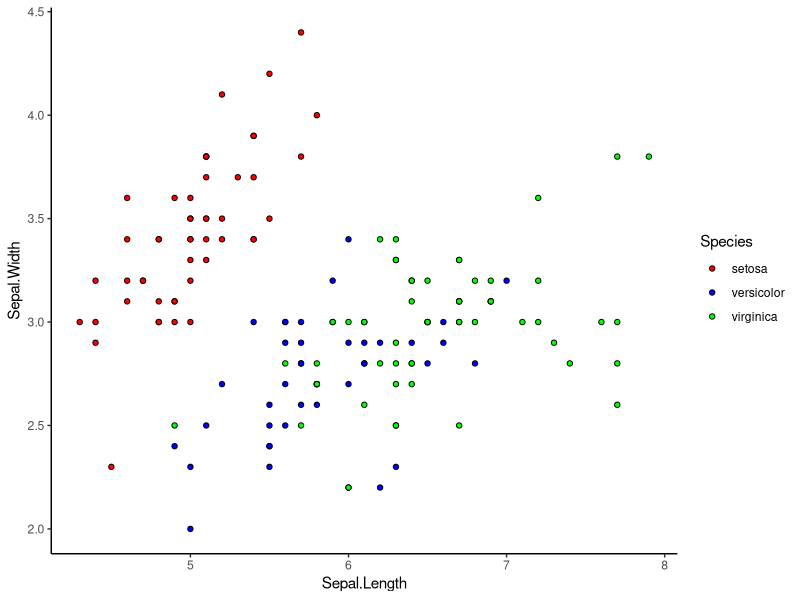

This figure's R source:
# test 2
library(ggplot2)
my_amazing_data <-iris
ggplot(my_amazing_data)+
  geom_point(aes(x=Sepal.Length, y=Sepal.Width, fill=Species), shape=21)+
  scale_fill_manual(values=c("red", "blue", "green"))+ theme_classic()
#practicecode